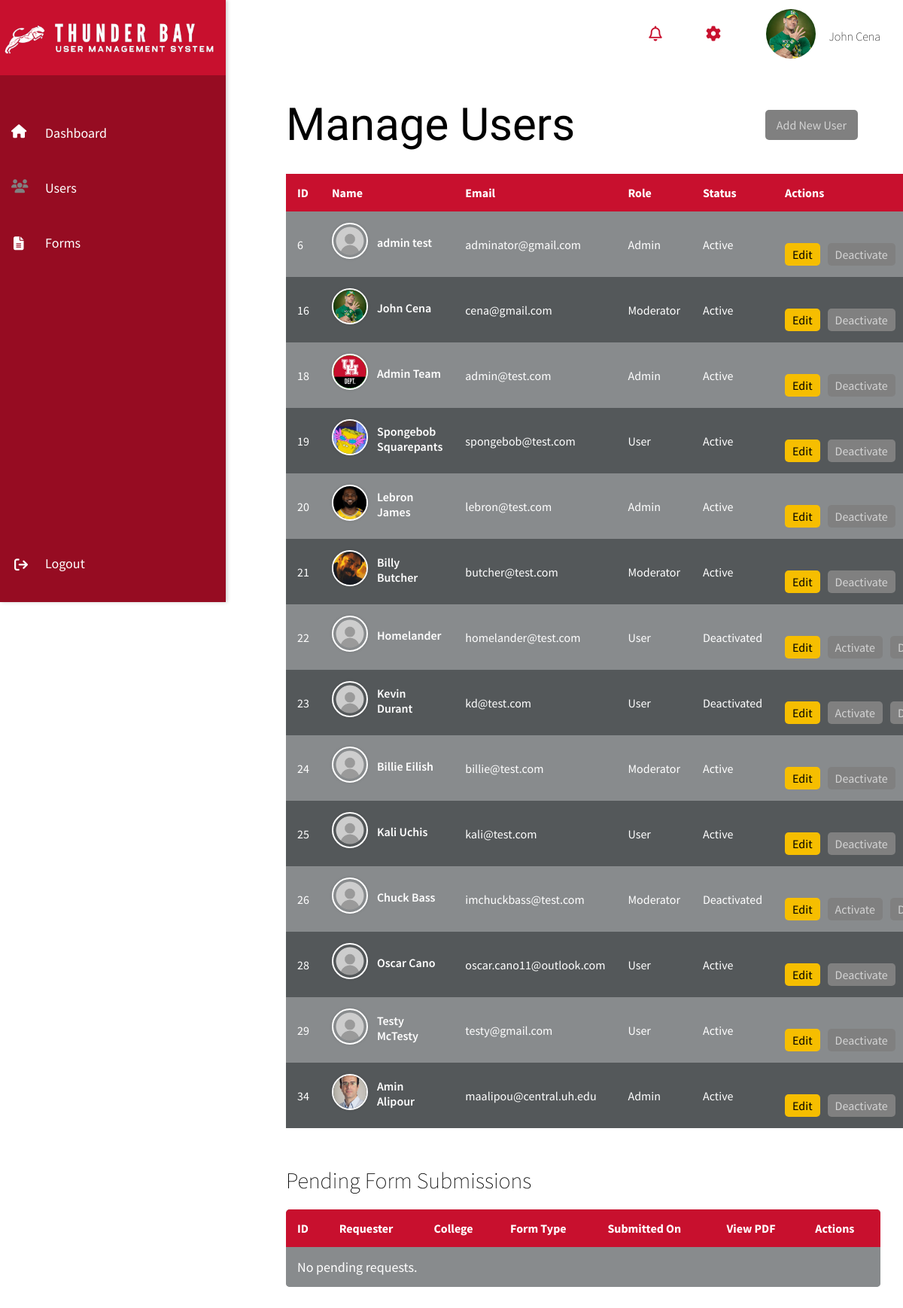
The page /users/ (signed in) on the database its author committed.
### usr_mgmt_app/models.py (models this page shows, shortened)
class UserProfile(AbstractUser):
    ROLE_CHOICES = [
        ('admin', 'Admin'),
        ('moderator', 'Moderator'),
        ('user', 'User'),
    ]
    ACADEMIC_LEVEL_CHOICES = [
        ('undergraduate', 'Undergraduate'),
        ('graduate', 'Graduate'),
    ]
    cougar_id = models.CharField(max_length=7,unique=True,null=True,blank=True,validators=[RegexValidator(regex=r'^\d{7}$', message='Cougar ID must be exactly 7 digits')])
    role = models.CharField(max_length=10, choices=ROLE_CHOICES, default='user')
    academic_level = models.CharField(max_length=15, choices=ACADEMIC_LEVEL_CHOICES, null=True, blank=True)
    profile_picture = models.ImageField(upload_to='profile_pictures/', null=True, blank=True)
    profile_banner = models.ImageField(upload_to='banner_pictures/', null=True,blank=True)
    bio = models.TextField(null=True, blank=True)
    is_active = models.BooleanField(default=True)
    created_at = models.DateTimeField(auto_now_add=True)
    updated_at = models.DateTimeField(auto_now=True)
    signature = models.ImageField(upload_to='signatures/', null=True, blank=True, validators=[validate_signature_file])
    groups = models.ManyToManyField(Group, related_name="userprofile_groups", blank=True)
    user_permissions = models.ManyToManyField(Permission, related_name="userprofile_permissions", blank=True)
    unit = models.ForeignKey(Unit, null=True, blank=True, on_delete=models.SET_NULL)
    class Meta:
        permissions = [
            ("can_read", "Can read data"),
            ("can_edit", "Can edit data"),
            ("can_manage_users", "Can activate/deactivate and delete users"),
            ("can_approve", "Can approve requests"),  # Added new permission
        ]

### usr_mgmt_app/views.py (the view)
# urls.py: path('users/', views.user_list, name='user_list'),  # List of users
@login_required
@permission_required('usr_mgmt_app.can_read', raise_exception=True)
def user_list(request):
    current_user = request.user
    users = UserProfile.objects.all()
    pending_requests = []
    models_and_types = [
        (ThesisRequest, "ThesisRequest"),
        (WithdrawalRequest, "WithdrawalRequest"),
        (ReducedCourseLoadRequest, "ReducedCourseLoadRequest"),
        (PetitionRequest, "PetitionRequest"),
    ]
    for model, req_type in models_and_types:
        base_queryset = model.objects.filter(status="Pending")
        if current_user.role != "admin":
            base_queryset = [
                obj for obj in base_queryset
                if obj.user and user_can_approve(current_user, obj.user)
            ]
        for obj in base_queryset:
            pending_requests.append({
                "id": obj.id,
                "type": req_type,
                "request": obj
            })
    has_edit_permission = current_user.has_perm('usr_mgmt_app.can_edit')
    has_manage_users_permission = current_user.has_perm('usr_mgmt_app.can_manage_users')
    context = {
        'users': users,
        'has_edit_permission': has_edit_permission,
        'has_manage_users_permission': has_manage_users_permission,
        'pending_requests': pending_requests,
    }
    return render(request, 'user_list.html', context)

### usr_mgmt_app/views.py (called while the page is built)
def user_can_approve(approver: UserProfile, target_user: UserProfile) -> bool:
    if approver.role == "admin":
        return True
    if approver.role != "moderator" or not approver.unit:
        return False
    if not approver.unit.is_college:
        return target_user.unit == approver.unit
    return target_user.unit and target_user.unit.parent == approver.unit

### templates/user_list.html (shortened to what this page needs)
{% load static %}
<!DOCTYPE html>
<html lang="en">
<head>
    <link rel="stylesheet" href="{% static 'css/dashboard.css' %}">
    <link rel="stylesheet" href="{% static 'css/user_list.css' %}">
</head>
<body>
<nav class="navbar">
    <div class="navbar-content">
        <i id="notifications_icon" class="fa-regular fa-bell"></i>
<div class="dropdown-wrapper">
    <i id="settings_icon" class="fa-solid fa-gear"></i>
</div>
<div class="dropdown-wrapper">
    <div class="navbar_user">
        {% if user.profile_picture %}
            <img class="profile_picture" src="{{ user.profile_picture.url }}" alt="profile picture">
        {% else %}
            <img class="profile_picture" src="{% static 'images/default_profile.png' %}" alt="Default profile picture">
        {% endif %}
        <span class="navbar_username">{{ user.first_name }} {{ user.last_name }}</span>
    </div>
</div>
    </div>
</nav>
    <div class="sidebar">
        <div class = "logoContainer">
            <img class = "logo" src="{% static 'images/logo2.png' %}" alt="logo">
        </div>
    <div class="sidebar-content">
        <a href="{% url 'dashboard' %}" class="sidebar-link" data-icon="fa-house">Dashboard</a>
        <a href="{% url 'user_list' %}" class="sidebar-link" data-icon="fa-users">Users</a>
        <a href="{% url 'approval_requests' %}" class="sidebar-link" data-icon="fa-file-alt">Forms</a>
    </div>
        <div class="logout-container">
            <a href="{% url 'logout' %}" class="logout-btn">Logout</a>
            <i id = "logoutIcon" class="fa-solid fa-arrow-right-from-bracket"></i>
        </div>
    </div>
    <div class="main-content">
        <div class="content-header">
            <h1>Manage Users</h1>
            <a href="{% url 'user_create' %}" class="btn-add-user {% if not has_manage_users_permission %}disabled{% endif %}">Add New User</a>
        </div>
        <table class="user-table">
            <thead>
                <tr>
                    <th onclick="sortTable(0)" data-sort="number">ID</th>
                    <th onclick="sortTable(1)" data-sort="string">Name</th>
                    <th onclick="sortTable(2)" data-sort="string">Email</th>
                    <th onclick="sortTable(3)" data-sort="string">Role</th>
                    <th onclick="sortTable(4)" data-sort="string">Status</th>
                    <th>Actions</th>
                </tr>
            </thead>
            <tbody>
                {% for user in users %}
<tr class="user-row">
    <td>{{ user.id }}</td>
<td class="user-info-cell">
  <div class="user-hover-wrapper">
    <div class="user-thumbnail-container">
<div class="user-thumbnail">
<a href="{% url 'user_profile' user.id %}">
    {% if user.profile_picture %}
        <img src="{{ user.profile_picture.url }}" alt="Profile Picture">
    {% else %}
        <img src="{% static 'images/default_profile.png' %}" alt="Default Profile Picture">
    {% endif %}
</a>
</div>
    </div>
    <span class="user-name">{{ user.first_name }} {{ user.last_name }}</span>
  </div>
</td>
    <td>{{ user.email }}</td>
    <td>{{ user.get_role_display }}</td>
    <td>{% if user.is_active %}Active{% else %}Deactivated{% endif %}</td>
                    <td class="actions">
                        <a href="{% url 'user_edit' user.id %}" class="btn-edit {% if not has_edit_permission %}disabled{% endif %}">Edit</a>
                        <a href="{% url 'user_toggle_status' user.id %}" class="btn-status {% if not has_manage_users_permission %}disabled{% endif %}"
                           onclick="return confirmStatusChange('{{ user.first_name }} {{ user.last_name }}', '{{ user.get_status_display }}');">
                            {% if user.is_active %}Deactivate{% else %}Activate{% endif %}
                        </a>
                        <a href="{% url 'user_delete' user.id %}" class="btn-delete {% if not has_manage_users_permission %}disabled{% endif %}"
                           onclick="return confirmDelete('{{ user.first_name }} {{ user.last_name }}');">
                            Delete
                        </a>
                    </td>
                </tr>
                {% empty %}
                <tr>
                    <td colspan="6" class="no-users">No users found.</td>
                </tr>
                {% endfor %}
            </tbody>
        </table>
{% if user.role == "admin" or user.role == "moderator" %}
    <h2>Pending Form Submissions</h2>
    <table class="approval-table">
        <thead>
            <tr>
                <th>ID</th>
                <th>Requester</th>
                <th>College</th>
                <th>Form Type</th>
                <th>Submitted On</th>
                <th>View PDF</th>
                <th>Actions</th>
            </tr>
        </thead>
        <tbody>
            {% for entry in pending_requests %}
                <tr>
                    <td>{{ entry.request.id }}</td>
                    <td>{{ entry.request.user.first_name }} {{ entry.request.user.last_name }}</td>
                    <td>{{ entry.request.user.get_college_display }}</td>
                    <td>{{ entry.type }}</td>
                    <td>{{ entry.request.created_at|date:"Y-m-d H:i" }}</td>
                    <td>
                        {% if entry.request.pdf_document %}
                            <a href="{{ entry.request.pdf_document.url }}" target="_blank">View PDF</a>
                        {% else %}
                            N/A
                        {% endif %}
                    </td>
                    <td>
                        <form method="POST" action="{% url 'approve_request' entry.request.id entry.type %}">
                            {% csrf_token %}
                            <button type="submit" class="btn-approve">Approve</button>
                        </form>
                        <form method="POST" action="{% url 'return_request' entry.request.id entry.type %}">
                            {% csrf_token %}
                            <button type="submit" class="btn-return">Return</button>
                        </form>
                    </td>
                </tr>
            {% empty %}
                <tr>
                    <td colspan="7" class="no-requests">No pending requests.</td>
                </tr>
            {% endfor %}
        </tbody>
    </table>
{% endif %}
</div>
</body>
</html>

### static/css/dashboard.css (style rules this page uses)
* { margin: 0; padding: 0; box-sizing: border-box; font-family: Source Sans Pro,sans-serif; }
body { background: rgb(255,255,255); color: black; z-index: 1; overflow-x:hidden; }
h1 { font-weight: lighter; font-size:60px; font-family: "League Gothic",sans-serif; }
h2 { font-weight: lighter; font-size: 30px; margin-top:50px; font-family: Source Sans Pro,sans-serif; }
.navbar { padding: 15px 30px; position: fixed; top: 0; left: 300px; right: 0; height: 80px; display: flex; align-items: center; justify-content: space-between; z-index: 1000; flex-direction: row; font-family: Source Sans Pro,sans-serif; color: black; }
.navbar-content { display: flex; width: 100%; justify-content: right; align-items: center; flex-grow: 1; flex-direction: row; padding: 10px 0 0 10px; }
.navbar-content > * { margin-left: 1%; }
.navbar_user { display: flex; flex-direction: row; align-items: center; margin-left: 50px; transition: transform 0.3s ease-in-out; padding-right:2%; }
.navbar_username { padding: 15px 0 10px 15px; font-weight: lighter; white-space: nowrap; flex-shrink: 0; }
#settings_icon { font-size: 20px; margin-left:50px; transition: transform 0.3s ease-in-out; color:rgb(200,16,46); }
#notifications_icon { font-size: 20px; transition: transform 0.3s ease-in-out; color:rgb(200,16,46); }
.dropdown-wrapper { position: relative; }
.profile_picture { width: 70px; height: 70px; border-radius: 50%; object-fit: cover; border: 2px solid #fff; }
.main-content { margin-left: 350px; margin-top: 50px; padding: 30px; min-height: 100vh; font-family: Source Sans Pro,sans-serif; overflow-y: scroll; }
.sidebar { height: 100vh; width: 300px; position: fixed; top: 0; left: 0; background: rgb(150,12,34); padding-top: 120px; overflow-y: hidden; overflow-x: hidden; box-shadow: 2px 0px 5px rgba(0, 0, 0, 0.2); z-index: 1001; justify-content: space-between; display: flex; flex-direction: column; font-family: Source Sans Pro,sans-serif; }
.logoContainer { position: absolute; max-width: 500px; width:100%; max-height:100px; height:100%; top: 0; padding-top:10%; background: rgb(200,16,46); }
.logo { position: relative; max-width: 95%; }
.sidebar-content { flex-grow: 1; display: flex; flex-direction: column; margin-top:10%; }
.sidebar-link { position: relative; display: block; padding-left: 40px; font-size: 18px; color: white; }
.sidebar-link::before { content: ""; position: absolute; left: 15px; font-family: "Font Awesome 5 Free"; font-weight: 900; font-size: 18px; color:white; }
.sidebar-link[data-icon="fa-house"]::before { content: "\f015"; color:grey; }
.sidebar-link[data-icon="fa-users"]::before { content: "\f0c0"; color: white; }
.sidebar-link[data-icon="fa-file-alt"]::before { content: "\f15c"; color: white; margin-top:1%; margin-left:1%; }
.sidebar a { display: block; color: rgba(255, 255, 255); padding: 15px 15px 20px 60px; text-decoration: none; font-size: 18px; transition: background 0.3s ease, color 0.3s ease; z-index:1003; }
.sidebar-content a { margin-bottom: 5%; }
#logoutIcon { font-size: 18px; color: rgb(255,255,255); z-index:1002; transform: translate(105%,-215%); }
.logout-btn { padding: 10px 20px; text-decoration: none; border-radius: 5px; transition: background 0.3s ease; z-index:1003; }
.main-content { opacity: 0; animation: fadeIn 1s ease-in-out forwards; }
.navbar i, .sidebar i { transition: transform 0.3s ease-in-out; }

### rows shown on the page
UserProfile: profile_picture (picture), first_name "John", last_name "Cena", id "16", email "cena@gmail.com", role "Moderator", is_active "Active"
UserProfile: id "6", first_name "admin", last_name "test", email "adminator@gmail.com", role "Admin", is_active "Active"
UserProfile: id "18", profile_picture (picture), first_name "Admin", last_name "Team", email "admin@test.com", role "Admin", is_active "Active"
UserProfile: id "19", profile_picture (picture), first_name "Spongebob", last_name "Squarepants", email "spongebob@test.com", role "User", is_active "Active"
UserProfile: id "20", profile_picture (picture), first_name "Lebron", last_name "James", email "lebron@test.com", role "Admin", is_active "Active"
UserProfile: id "21", profile_picture (picture), first_name "Billy", last_name "Butcher", email "butcher@test.com", role "Moderator", is_active "Active"
UserProfile: id "22", first_name "Homelander", email "homelander@test.com", role "User", is_active "Deactivated"
UserProfile: id "23", first_name "Kevin", last_name "Durant", email "kd@test.com", role "User", is_active "Deactivated"
UserProfile: id "24", first_name "Billie", last_name "Eilish", email "billie@test.com", role "Moderator", is_active "Active"
UserProfile: id "25", first_name "Kali", last_name "Uchis", email "kali@test.com", role "User", is_active "Active"
UserProfile: id "26", first_name "Chuck", last_name "Bass", email "imchuckbass@test.com", role "Moderator", is_active "Deactivated"
UserProfile: id "28", first_name "Oscar", last_name "Cano", email "oscar.cano11@outlook.com", role "User", is_active "Active"
UserProfile: id "29", first_name "Testy", last_name "McTesty", email "testy@gmail.com", role "User", is_active "Active"
UserProfile: id "34", profile_picture (picture), first_name "Amin", last_name "Alipour", email "maalipou@central.uh.edu", role "Admin", is_active "Active"
